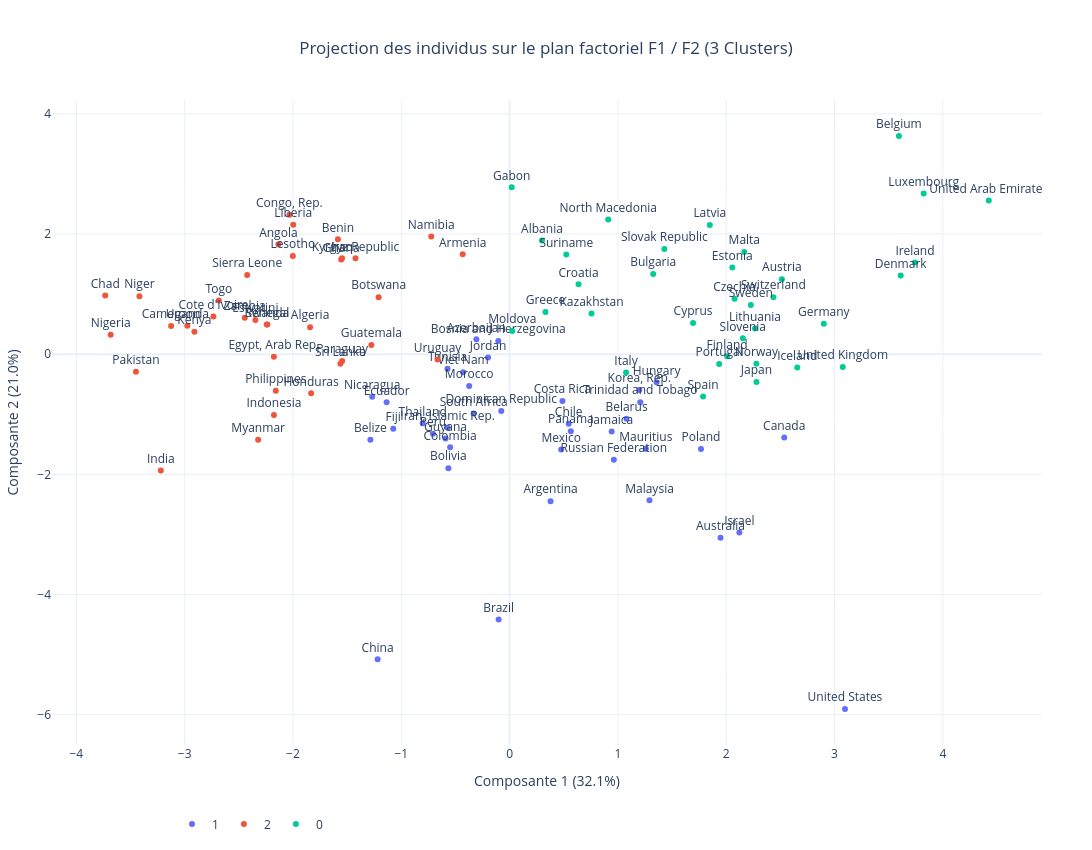

Notebook source saved alongside this figure:
### Code cell
df['F1'] = X_projected[:, 0]
df['F2'] = X_projected[:, 1]

fig_projection3 = px.scatter(
    df, 
    x='F1', 
    y='F2', 
    color='KCluster3', 
    hover_name='Zone',
    text='Zone', 
    labels={'F1': f'Composante 1 ({variance_expliquee[0]:.1f}%)', 'F2': f'Composante 2 ({variance_expliquee[1]:.1f}%)'},
    template='plotly_white')
fig_projection3.update_layout(
    width=1400,
    height=850,
    title={
        'text': "Projection des individus sur le plan factoriel F1 / F2 (3 Clusters)",
        'y':0.95,
        'x':0.5,
        'xanchor': 'center',
        'yanchor': 'top'
        },
    legend=dict(
        orientation="h",
        xanchor="center",
        x=0.2,
        maxheight=0.35,
        title_text=""
    ),
    margin=dict(l=50, r=50, b=50, t=100))
fig_projection3.update_traces(textposition='top center')
fig_projection3.show()

### Figure 1 — Plotly figure (JSON) as saved in the notebook; plotly's stock layout.template omitted (floating-point values rounded to 4 significant figures)
{"data": [{"hovertemplate": "<b>%{hovertext}</b><br><br>KCluster3=1<br>Composante 1 (32.1%)=%{x}<br>Composante 2 (21.0%)=%{y}<br>Zone=%{text}<extra></extra>", "hovertext": ["China", "United States", "Brazil", "Russian Federation", "Mexico", "Viet Nam", "Iran, Islamic Rep.", "Thailand", "South Africa", "Korea, Rep.", "Colombia", "Argentina", "Poland", "Canada", "Morocco", "Peru", "Malaysia", "Australia", "Chile", "Ecuador", "Tunisia", "Bolivia", "Dominican Republic", "Azerbaijan", "Jordan", "Hungary", "Belarus", "Israel", "Nicaragua", "Costa Rica", "Panama", "Bosnia and Herzegovina", "Jamaica", "Trinidad and Tobago", "Mauritius", "Fiji", "Guyana", "Belize"], "legendgroup": "1", "marker": {"color": "#636efa", "symbol": "circle"}, "mode": "markers+text", "name": "1", "orientation": "v", "showlegend": true, "text": ["China", "United States", "Brazil", "Russian Federation", "Mexico", "Viet Nam", "Iran, Islamic Rep.", "Thailand", "South Africa", "Korea, Rep.", "Colombia", "Argentina", "Poland", "Canada", "Morocco", "Peru", "Malaysia", "Australia", "Chile", "Ecuador", "Tunisia", "Bolivia", "Dominican Republic", "Azerbaijan", "Jordan", "Hungary", "Belarus", "Israel", "Nicaragua", "Costa Rica", "Panama", "Bosnia and Herzegovina", "Jamaica", "Trinidad and Tobago", "Mauritius", "Fiji", "Guyana", "Belize"], "textposition": "top center", "type": "scatter", "x": [-1.218, 3.096, -0.1013, 0.9621, 0.4764, -0.4287, -0.5719, -0.8024, -0.332, 1.197, -0.5491, 0.3784, 1.767, 2.535, -0.3732, -0.7076, 1.292, 1.947, 0.5455, -1.136, -0.5732, -0.5654, -0.07714, -0.3069, -0.1987, 1.357, 1.079, 2.121, -1.269, 0.4879, 0.5653, -0.1043, 0.9422, 1.206, 1.258, -1.074, -0.5913, -1.286], "xaxis": "x", "y": [-5.08, -5.906, -4.417, -1.758, -1.589, -0.3002, -1.224, -1.152, -0.9886, -0.595, -1.552, -2.447, -1.579, -1.388, -0.5322, -1.323, -2.433, -3.057, -1.16, -0.8016, -0.2411, -1.897, -0.947, 0.2476, -0.05605, -0.4682, -1.077, -2.969, -0.7079, -0.7802, -1.282, 0.2177, -1.286, -0.7988, -1.575, -1.24, -1.405, -1.423], "yaxis": "y"}, {"hovertemplate": "<b>%{hovertext}</b><br><br>KCluster3=2<br>Composante 1 (32.1%)=%{x}<br>Composante 2 (21.0%)=%{y}<br>Zone=%{text}<extra></extra>", "hovertext": ["India", "Indonesia", "Pakistan", "Nigeria", "Philippines", "Egypt, Arab Rep.", "Myanmar", "Kenya", "Algeria", "Uganda", "Iraq", "Angola", "Ghana", "Cameroon", "Cote d'Ivoire", "Niger", "Sri Lanka", "Guatemala", "Zambia", "Senegal", "Chad", "Rwanda", "Benin", "Honduras", "Togo", "Sierra Leone", "Paraguay", "Kyrgyz Republic", "Congo, Rep.", "Liberia", "Uruguay", "Armenia", "Namibia", "Botswana", "Lesotho", "Eswatini"], "legendgroup": "2", "marker": {"color": "#EF553B", "symbol": "circle"}, "mode": "markers+text", "name": "2", "orientation": "v", "showlegend": true, "text": ["India", "Indonesia", "Pakistan", "Nigeria", "Philippines", "Egypt, Arab Rep.", "Myanmar", "Kenya", "Algeria", "Uganda", "Iraq", "Angola", "Ghana", "Cameroon", "Cote d'Ivoire", "Niger", "Sri Lanka", "Guatemala", "Zambia", "Senegal", "Chad", "Rwanda", "Benin", "Honduras", "Togo", "Sierra Leone", "Paraguay", "Kyrgyz Republic", "Congo, Rep.", "Liberia", "Uruguay", "Armenia", "Namibia", "Botswana", "Lesotho", "Eswatini"], "textposition": "top center", "type": "scatter", "x": [-3.22, -2.176, -3.45, -3.683, -2.159, -2.176, -2.322, -2.91, -1.842, -2.975, -1.547, -2.134, -1.555, -3.125, -2.735, -3.417, -1.562, -1.277, -2.445, -2.237, -3.733, -2.242, -1.585, -1.832, -2.684, -2.423, -1.546, -1.423, -2.033, -1.998, -0.6652, -0.4329, -0.7238, -1.209, -2.001, -2.347], "xaxis": "x", "y": [-1.935, -1.012, -0.2922, 0.3247, -0.611, -0.04484, -1.423, 0.3718, 0.4494, 0.4718, 1.596, 1.829, 1.576, 0.4671, 0.6275, 0.9654, -0.1614, 0.1506, 0.6054, 0.4932, 0.9774, 0.4943, 1.911, -0.6523, 0.8913, 1.318, -0.1149, 1.596, 2.32, 2.152, -0.08874, 1.661, 1.957, 0.9479, 1.633, 0.5681], "yaxis": "y"}, {"hovertemplate": "<b>%{hovertext}</b><br><br>KCluster3=0<br>Composante 1 (32.1%)=%{x}<br>Composante 2 (21.0%)=%{y}<br>Zone=%{text}<extra></extra>", "hovertext": ["Japan", "Germany", "United Kingdom", "Italy", "Spain", "Kazakhstan", "Belgium", "Czechia", "Greece", "Portugal", "Sweden", "United Arab Emirates", "Austria", "Switzerland", "Bulgaria", "Denmark", "Finland", "Slovak Republic", "Norway", "Ireland", "Croatia", "Moldova", "Albania", "Lithuania", "North Macedonia", "Slovenia", "Gabon", "Latvia", "Estonia", "Cyprus", "Luxembourg", "Suriname", "Malta", "Iceland"], "legendgroup": "0", "marker": {"color": "#00cc96", "symbol": "circle"}, "mode": "markers+text", "name": "0", "orientation": "v", "showlegend": true, "text": ["Japan", "Germany", "United Kingdom", "Italy", "Spain", "Kazakhstan", "Belgium", "Czechia", "Greece", "Portugal", "Sweden", "United Arab Emirates", "Austria", "Switzerland", "Bulgaria", "Denmark", "Finland", "Slovak Republic", "Norway", "Ireland", "Croatia", "Moldova", "Albania", "Lithuania", "North Macedonia", "Slovenia", "Gabon", "Latvia", "Estonia", "Cyprus", "Luxembourg", "Suriname", "Malta", "Iceland"], "textposition": "top center", "type": "scatter", "x": [2.279, 2.901, 3.075, 1.075, 1.786, 0.7562, 3.594, 2.077, 0.3311, 1.935, 2.227, 4.424, 2.514, 2.435, 1.326, 3.611, 2.008, 1.429, 2.278, 3.743, 0.6365, 0.02434, 0.2989, 2.266, 0.9107, 2.153, 0.01938, 1.848, 2.056, 1.694, 3.823, 0.5233, 2.167, 2.656], "xaxis": "x", "y": [-0.4616, 0.505, -0.2129, -0.3075, -0.7059, 0.6753, 3.631, 0.92, 0.7033, -0.1652, 0.8193, 2.557, 1.247, 0.9481, 1.335, 1.307, -0.03495, 1.751, -0.1604, 1.523, 1.163, 0.3857, 1.893, 0.4284, 2.242, 0.264, 2.776, 2.15, 1.443, 0.5168, 2.675, 1.66, 1.701, -0.2207], "yaxis": "y"}], "layout": {"height": 850, "legend": {"maxheight": 0.35, "orientation": "h", "title": {"text": ""}, "tracegroupgap": 0, "x": 0.2, "xanchor": "center"}, "margin": {"b": 50, "l": 50, "r": 50, "t": 100}, "title": {"text": "Projection des individus sur le plan factoriel F1 / F2 (3 Clusters)", "x": 0.5, "xanchor": "center", "y": 0.95, "yanchor": "top"}, "width": 1400, "xaxis": {"anchor": "y", "domain": [0, 1], "title": {"text": "Composante 1 (32.1%)"}}, "yaxis": {"anchor": "x", "domain": [0, 1], "title": {"text": "Composante 2 (21.0%)"}}}}
